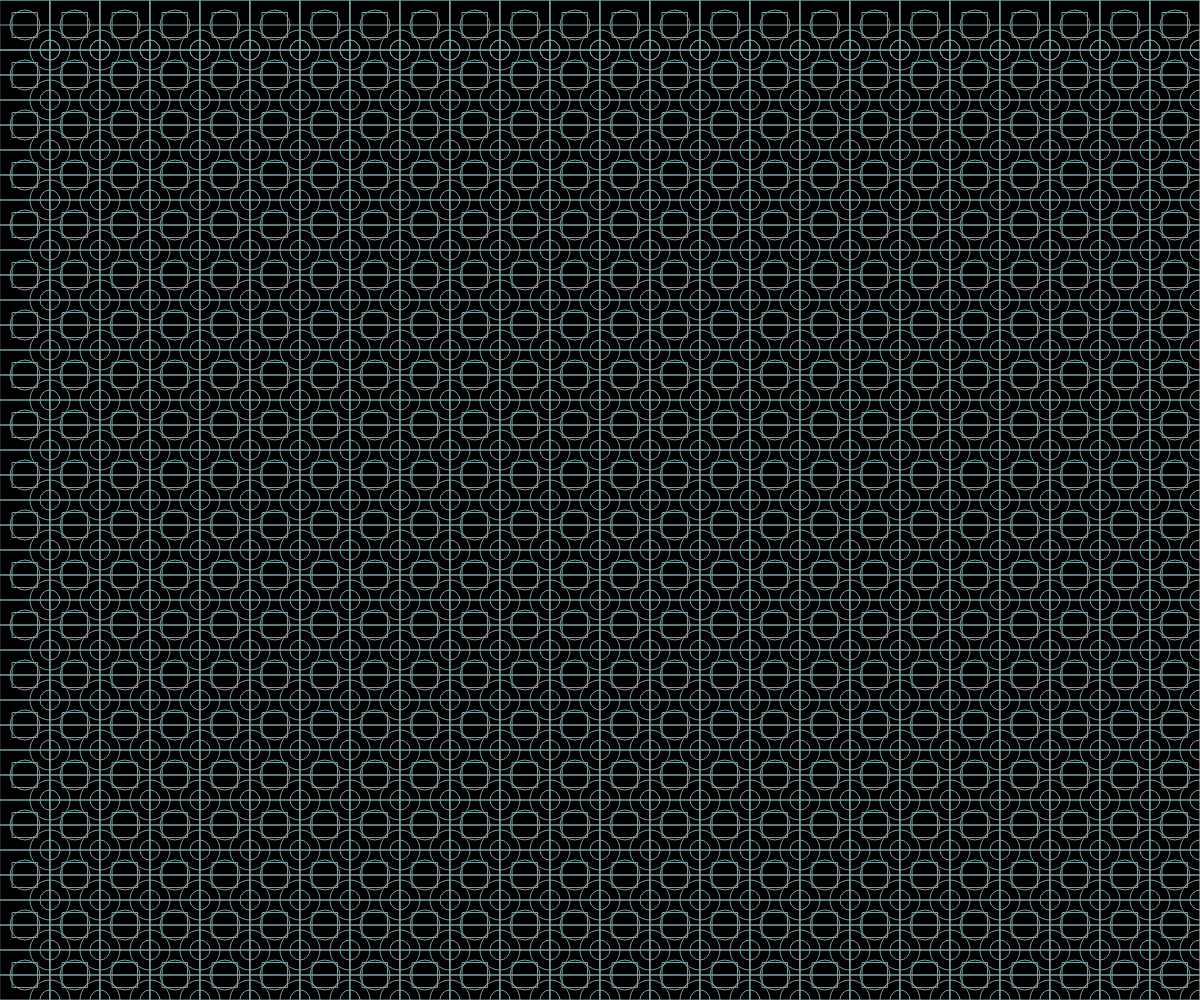
Frame 1 (no input)
Frame 60 (no input): identical to frame 1, image omitted
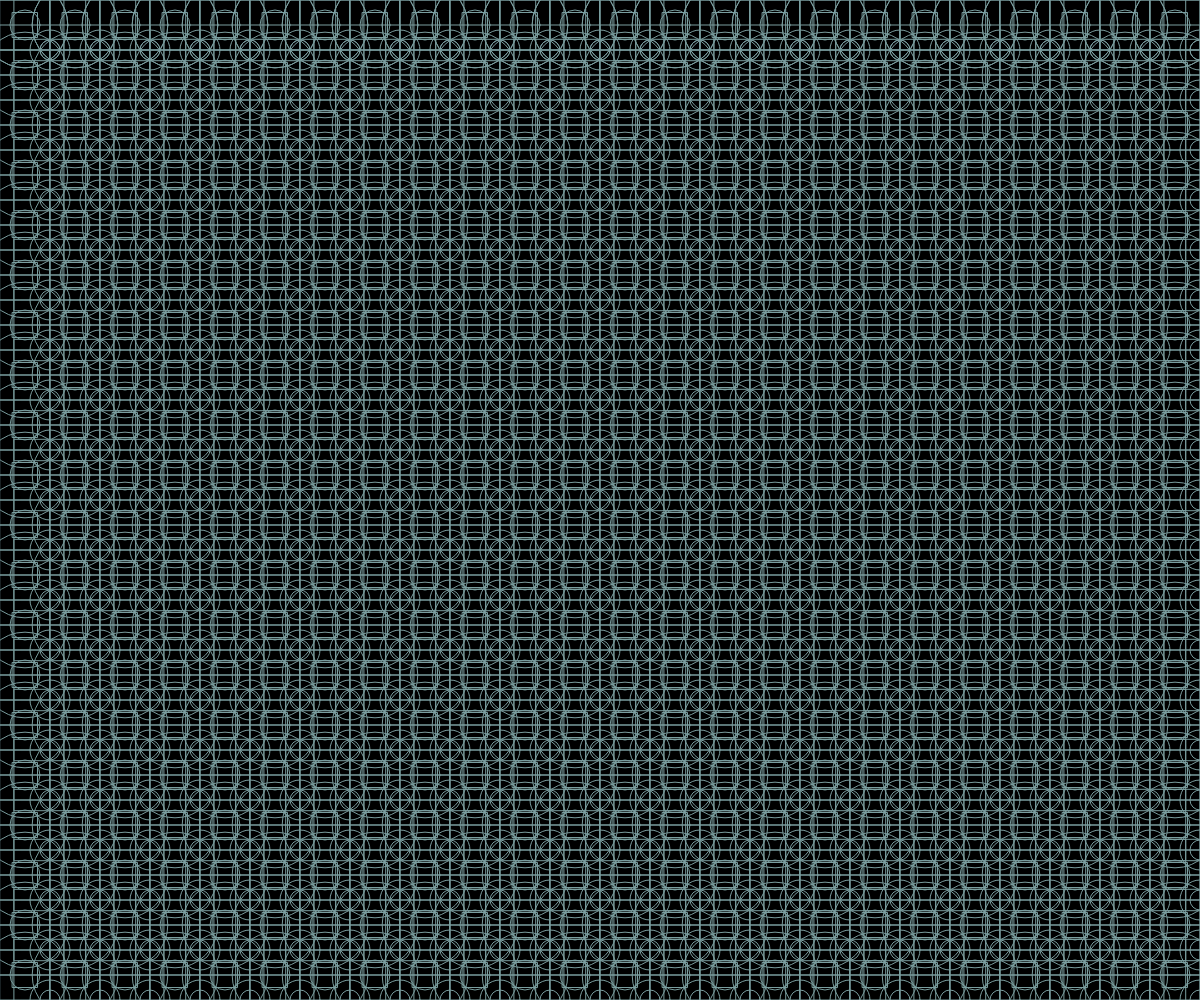
Frame 120 (the mouse pressed at the canvas centre since frame 60)

The p5.js sketch that drew these frames (run headless with seeded random() and noise() and a simulated clock; from frame 60 on, the mouse is pressed at the canvas centre):

// p5.js sketch
// ── sketch.js
function setup() {
  createCanvas(windowWidth, windowHeight);
}

function draw() {
  rectMode(CENTER) //設方塊中心點為座標
  background(0); //背景顏色 要為黑色
  noFill(0) //不充滿顏色 
  stroke("#7A9E9F") //線條顏色為白色
  // ellipse(25,25,50) //在座標(x,y)產生一個直徑50的圓
  // rect(25,25,50)
  // ellipse(50,50,25) //右下角的小圓
   
  for(var i=0;i <width/50;i++) { //
    ellipse(25+(i*50),25,mouseX/7) //形成一個圓
    rect(25+(i*50),25,50) //形成一個方形
    ellipse(50+(i*50),50,20) //形成一個圓
    for(var j=0;j <height/50;j++) { //
      ellipse(25+(i*50),25+(j*50),mouseX/7) 
      rect(25+(i*50),25+(j*50),50) 
      ellipse(50+(i*50),50+(j*50),20) 
      ellipse(25+(i*50),25+(j*50),30)
      rect(25+(i*50),25+(j*50),25)
      rect(50+(i*50),25+(j*50),mouseY/7)
      rect(25+(i*50),50+(j*50),50)
      ellipse(50+(i*50),50+(j*50),40)
    }
  }
  }
